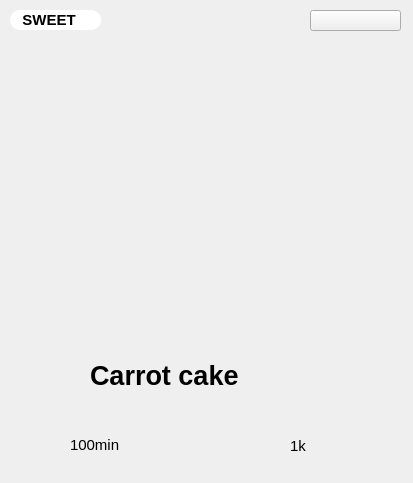
<?xml version="1.0" encoding="UTF-8"?>
<ui version="4.0">
 <class>Form</class>
 <widget class="QWidget" name="Form">
  <property name="geometry">
   <rect>
    <x>0</x>
    <y>0</y>
    <width>413</width>
    <height>483</height>
   </rect>
  </property>
  <property name="windowTitle">
   <string>Form</string>
  </property>
  <widget class="QLabel" name="image">
   <property name="geometry">
    <rect>
     <x>0</x>
     <y>-10</y>
     <width>411</width>
     <height>491</height>
    </rect>
   </property>
   <property name="text">
    <string/>
   </property>
   <property name="pixmap">
    <pixmap>../Carrot-Cake-Recipe-Video.jpg</pixmap>
   </property>
   <property name="scaledContents">
    <bool>true</bool>
   </property>
  </widget>
  <widget class="QLabel" name="label_2">
   <property name="geometry">
    <rect>
     <x>250</x>
     <y>430</y>
     <width>31</width>
     <height>31</height>
    </rect>
   </property>
   <property name="text">
    <string/>
   </property>
   <property name="pixmap">
    <pixmap>../heart-regular.svg</pixmap>
   </property>
   <property name="scaledContents">
    <bool>true</bool>
   </property>
  </widget>
  <widget class="QLabel" name="label_3">
   <property name="geometry">
    <rect>
     <x>30</x>
     <y>430</y>
     <width>31</width>
     <height>31</height>
    </rect>
   </property>
   <property name="text">
    <string/>
   </property>
   <property name="pixmap">
    <pixmap>../clock-regular.svg</pixmap>
   </property>
   <property name="scaledContents">
    <bool>true</bool>
   </property>
  </widget>
  <widget class="QLabel" name="time">
   <property name="geometry">
    <rect>
     <x>70</x>
     <y>429</y>
     <width>161</width>
     <height>31</height>
    </rect>
   </property>
   <property name="font">
    <font>
     <pointsize>11</pointsize>
    </font>
   </property>
   <property name="text">
    <string>100min</string>
   </property>
  </widget>
  <widget class="QLabel" name="like">
   <property name="geometry">
    <rect>
     <x>290</x>
     <y>430</y>
     <width>101</width>
     <height>31</height>
    </rect>
   </property>
   <property name="font">
    <font>
     <pointsize>11</pointsize>
    </font>
   </property>
   <property name="text">
    <string>1k</string>
   </property>
  </widget>
  <widget class="QLabel" name="classify">
   <property name="geometry">
    <rect>
     <x>10</x>
     <y>10</y>
     <width>91</width>
     <height>20</height>
    </rect>
   </property>
   <property name="font">
    <font>
     <pointsize>11</pointsize>
     <bold>true</bold>
    </font>
   </property>
   <property name="styleSheet">
    <string notr="true">background-color: rgb(255, 255, 255); 
border-radius: 10px</string>
   </property>
   <property name="text">
    <string>   SWEET</string>
   </property>
  </widget>
  <widget class="QLabel" name="name">
   <property name="geometry">
    <rect>
     <x>90</x>
     <y>330</y>
     <width>251</width>
     <height>91</height>
    </rect>
   </property>
   <property name="font">
    <font>
     <pointsize>20</pointsize>
     <bold>true</bold>
    </font>
   </property>
   <property name="text">
    <string>Carrot cake</string>
   </property>
  </widget>
  <widget class="QPushButton" name="Homebutton_item">
   <property name="geometry">
    <rect>
     <x>310</x>
     <y>10</y>
     <width>91</width>
     <height>21</height>
    </rect>
   </property>
   <property name="text">
    <string/>
   </property>
   <property name="icon">
    <iconset>
     <normaloff>../house-chimney-solid.svg</normaloff>../house-chimney-solid.svg</iconset>
   </property>
  </widget>
 </widget>
 <resources/>
 <connections/>
</ui>
